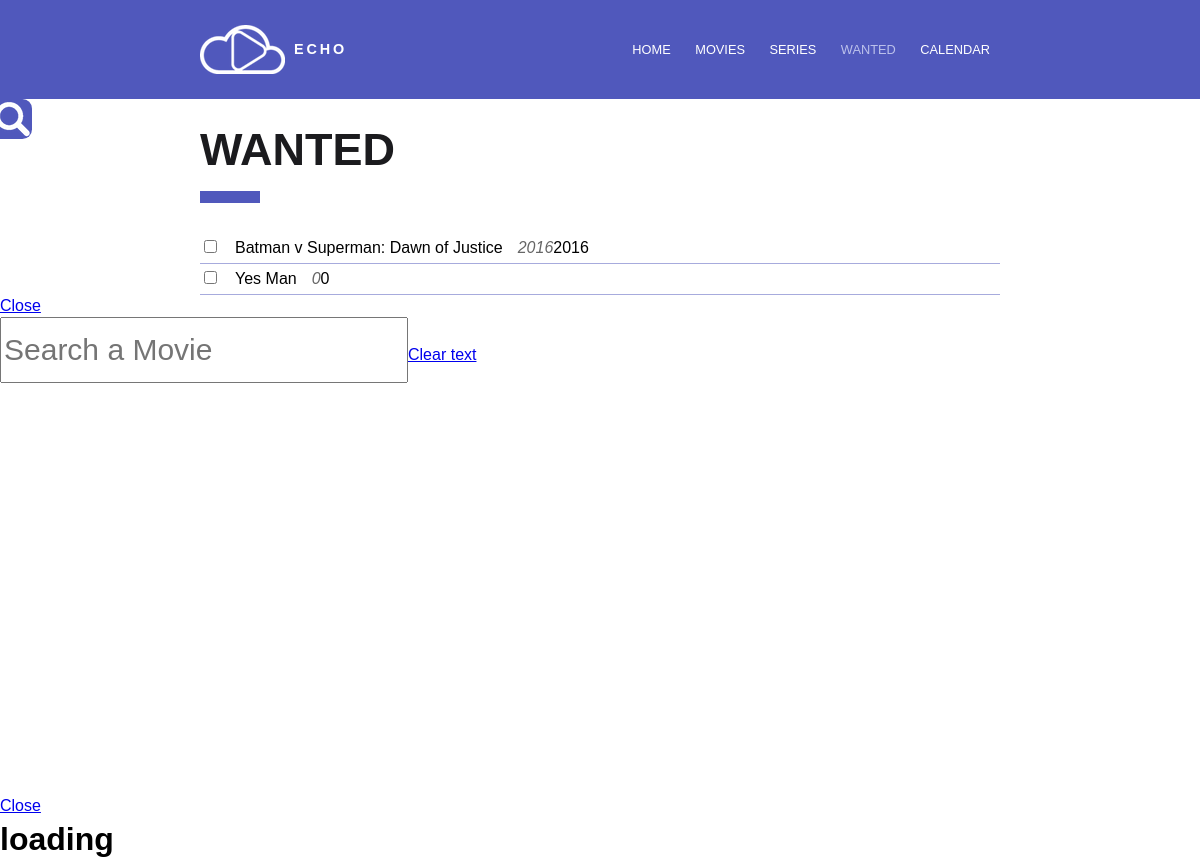
The app's page /movies/wanted/ with its own data.
### movies/models.py (models this page shows, shortened)
class Movie(models.Model):
    title = models.CharField(max_length=150,null=False, blank=True)
    year = models.IntegerField(default=0)
    genre = models.CharField(max_length=200)
    poster = models.CharField(max_length=255)
    imdbrating = models.DecimalField(max_digits=2, decimal_places=1)
    imdbid = models.CharField(max_length=50)
    releasedate = models.DateTimeField('Date of Released')
    created_at = models.DateTimeField(auto_now_add=True)
    modified_at = models.DateTimeField(auto_now=True)

### movies/views.py (the view)
def wanted(request):
    movies_list = Movie.objects.order_by('title')[:10]
    return render(request, 'movies/wanted.html', {'movies_list': movies_list,})

### movies/templates/movies/wanted.html (shortened to what this page needs)
{% extends "base.html" %}
{% load staticfiles %}
{% block loadcss %}
<link rel="stylesheet" href="{% static "movies/manage.css" %}" />
{% endblock %}
{% block headbar-wanted %}
<p class="header-menu selected">WANTED</p>
{% endblock %}
{% block content-title %}
<h2>WANTED</h2>
{% endblock %}
{% block content %}
{% if movies_list %}
<ul>
    {% for m in movies_list %}
    <li class="movie-list">
        <div class="movie-hover">
            <div>
                <p class="movie-check"><input type="checkbox" name="box{{ m.id }}" value="{{ m.id }}" data-role="none" /></p>
                <p class="movie-title">{{ m.title }}</p>
                <p class="movie-year">{{ m.year }}</p>
                <p class="movie-release">{{ m.year }}</p>
            </div>
        </div>
    </li>
    {% endfor %}
</ul>
<div id="popuptest" data-role="popup" data-overlay-theme="b" class="ui-content">
    <a href="#" data-rel="back" data-role="button" data-theme="a" data-icon="delete" data-iconpos="notext" class="ui-btn-right">Close</a>
</div>
{% else %}
<h3>No wanted movies.</h3>
{% endif %}
{% endblock %}

### static/css/base.css (style rules this page uses)
html, body, table, div, p, h1, h2, h3, h4 { margin: 0; padding: 0; }
ul { list-style:none; margin: 0; padding: 0; }
body { font-family: Verdana, Arial, Helvetica, sans-serif; line-height:1.4; }
p.header-menu { display: table-cell; vertical-align: middle; text-align: center; padding:0 10px; height:30px; }
#header-inlinecontent p.selected { color: #BCC1EB; }

### movies/static/movies/manage.css (style rules this page uses)
li.movie-list { display: block; height: 30px; width: 100%; border-bottom: 1px solid rgba(80, 88, 188, .5); background-clip: padding-box; }
div.movie-hover { display: block; height: 30px; width: 100%; display: flex; flex-direction: row; justify-content: space-between; }
.movie-list p { display: table-cell; vertical-align: middle; text-align: center; }
p.movie-title { height: 30px; padding-left: 15px; color: black; cursor: pointer; }
p.movie-year { height: 30px; padding-left: 15px; font-style: italic; color: #666666; font-weight: 200; cursor: pointer; }

### records on screen
Movie: title "Batman v Superman: Dawn of Justice", year "2016"
Movie: title "Yes Man", year "0"
